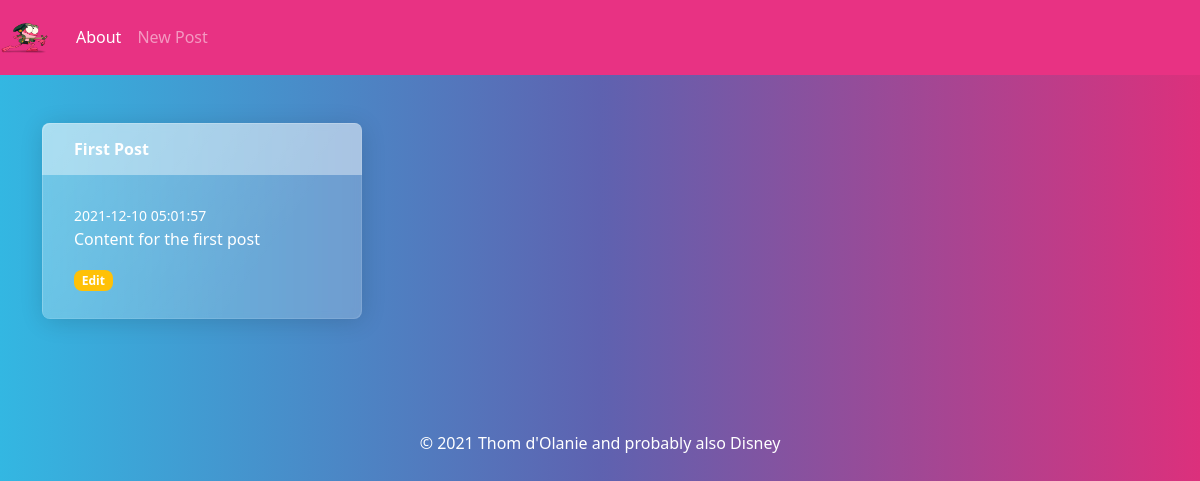
The page /1 on the database its author committed.
### tables this page shows
CREATE TABLE posts (
    id INTEGER PRIMARY KEY AUTOINCREMENT,
    created TIMESTAMP NOT NULL DEFAULT CURRENT_TIMESTAMP,
    title TEXT NOT NULL,
    content TEXT NOT NULL
);

### app.py (the view)
@app.route('/<int:post_id>')
def post(post_id):
    post = get_post(post_id)
    return render_template('post.html', post=post)

### app.py (called while the page is built)
def get_db_connection():
    conn = sqlite3.connect('database.db')
    conn.row_factory = sqlite3.Row
    return conn

def get_post(post_id):
    conn = get_db_connection()
    post = conn.execute('SELECT * FROM posts WHERE id = ?',
                        (post_id,)).fetchone()
    conn.close()
    if post is None:
        abort(404)
    return post

### templates/post.html
{% extends 'base.html' %}
{% block content %}
    <div class="card border-secondary mb-3" style="max-width: 20rem; margin-top: 3rem;">
        <div class="card-header">{% block title %} {{ post['title'] }} {% endblock %}</div>
        <div class="card-body">
            <small class="card-text">{{ post['created'] }}</small>
            <p class="card-text">{{ post['content'] }}</p>
            <a href="{{ url_for('edit', id=post['id']) }}">
                <span class="badge badge-warning">Edit</span>
            </a>
        </div>
    </div>
{% endblock %}

### rows shown on the page
posts: title "First Post", created "2021-12-10 05:01:57", content "Content for the first post"
